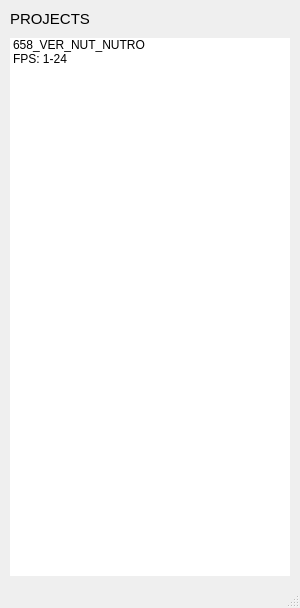
<?xml version="1.0" encoding="UTF-8"?>
<ui version="4.0">
 <class>MainWindow</class>
 <widget class="QMainWindow" name="MainWindow">
  <property name="geometry">
   <rect>
    <x>0</x>
    <y>0</y>
    <width>300</width>
    <height>608</height>
   </rect>
  </property>
  <property name="minimumSize">
   <size>
    <width>300</width>
    <height>0</height>
   </size>
  </property>
  <property name="windowTitle">
   <string>MainWindow</string>
  </property>
  <widget class="QWidget" name="centralwidget">
   <layout class="QVBoxLayout" name="verticalLayout">
    <property name="spacing">
     <number>10</number>
    </property>
    <property name="leftMargin">
     <number>10</number>
    </property>
    <property name="topMargin">
     <number>10</number>
    </property>
    <property name="rightMargin">
     <number>10</number>
    </property>
    <property name="bottomMargin">
     <number>10</number>
    </property>
    <item>
     <widget class="QStackedWidget" name="panels">
      <property name="sizePolicy">
       <sizepolicy hsizetype="Preferred" vsizetype="Preferred">
        <horstretch>0</horstretch>
        <verstretch>0</verstretch>
       </sizepolicy>
      </property>
      <property name="currentIndex">
       <number>0</number>
      </property>
      <widget class="QWidget" name="page_project">
       <layout class="QVBoxLayout" name="page_project_layout">
        <property name="spacing">
         <number>10</number>
        </property>
        <property name="leftMargin">
         <number>0</number>
        </property>
        <property name="topMargin">
         <number>0</number>
        </property>
        <property name="rightMargin">
         <number>0</number>
        </property>
        <property name="bottomMargin">
         <number>0</number>
        </property>
        <item>
         <layout class="QHBoxLayout" name="head_widhet">
          <property name="spacing">
           <number>2</number>
          </property>
          <property name="bottomMargin">
           <number>0</number>
          </property>
          <item>
           <widget class="QLabel" name="title">
            <property name="sizePolicy">
             <sizepolicy hsizetype="Preferred" vsizetype="Fixed">
              <horstretch>0</horstretch>
              <verstretch>0</verstretch>
             </sizepolicy>
            </property>
            <property name="text">
             <string>&lt;html&gt;&lt;head/&gt;&lt;body&gt;&lt;p&gt;&lt;span style=&quot; font-size:11pt;&quot;&gt;PROJECTS&lt;/span&gt;&lt;/p&gt;&lt;/body&gt;&lt;/html&gt;</string>
            </property>
           </widget>
          </item>
         </layout>
        </item>
        <item>
         <widget class="QTreeWidget" name="projects">
          <property name="frameShape">
           <enum>QFrame::NoFrame</enum>
          </property>
          <property name="alternatingRowColors">
           <bool>false</bool>
          </property>
          <property name="iconSize">
           <size>
            <width>80</width>
            <height>80</height>
           </size>
          </property>
          <property name="indentation">
           <number>0</number>
          </property>
          <attribute name="headerVisible">
           <bool>false</bool>
          </attribute>
          <column>
           <property name="text">
            <string notr="true">1</string>
           </property>
          </column>
          <item>
           <property name="text">
            <string>658_VER_NUT_NUTRO
FPS: 1-24</string>
           </property>
           <property name="icon">
            <iconset resource="../resources/resources.qrc">
             <normaloff>:/icons/ma.png</normaloff>:/icons/ma.png</iconset>
           </property>
          </item>
         </widget>
        </item>
       </layout>
      </widget>
      <widget class="QWidget" name="project_view">
       <layout class="QVBoxLayout" name="project_view_layout">
        <property name="spacing">
         <number>10</number>
        </property>
        <property name="leftMargin">
         <number>0</number>
        </property>
        <property name="topMargin">
         <number>0</number>
        </property>
        <property name="rightMargin">
         <number>0</number>
        </property>
        <property name="bottomMargin">
         <number>0</number>
        </property>
        <item>
         <widget class="QWidget" name="widget" native="true">
          <property name="sizePolicy">
           <sizepolicy hsizetype="Preferred" vsizetype="Fixed">
            <horstretch>0</horstretch>
            <verstretch>0</verstretch>
           </sizepolicy>
          </property>
          <layout class="QHBoxLayout" name="head_widget">
           <property name="spacing">
            <number>0</number>
           </property>
           <property name="leftMargin">
            <number>0</number>
           </property>
           <property name="topMargin">
            <number>0</number>
           </property>
           <property name="rightMargin">
            <number>0</number>
           </property>
           <property name="bottomMargin">
            <number>0</number>
           </property>
           <item>
            <widget class="QPushButton" name="btn_back">
             <property name="sizePolicy">
              <sizepolicy hsizetype="Fixed" vsizetype="Fixed">
               <horstretch>0</horstretch>
               <verstretch>0</verstretch>
              </sizepolicy>
             </property>
             <property name="cursor">
              <cursorShape>PointingHandCursor</cursorShape>
             </property>
             <property name="toolTip">
              <string>Back to projects</string>
             </property>
             <property name="text">
              <string/>
             </property>
             <property name="icon">
              <iconset resource="../resources/resources.qrc">
               <normaloff>:/icons/back.png</normaloff>:/icons/back.png</iconset>
             </property>
             <property name="iconSize">
              <size>
               <width>20</width>
               <height>20</height>
              </size>
             </property>
             <property name="flat">
              <bool>true</bool>
             </property>
            </widget>
           </item>
           <item>
            <widget class="QLabel" name="project_name">
             <property name="sizePolicy">
              <sizepolicy hsizetype="Preferred" vsizetype="Fixed">
               <horstretch>0</horstretch>
               <verstretch>0</verstretch>
              </sizepolicy>
             </property>
             <property name="text">
              <string>&lt;html&gt;&lt;head/&gt;&lt;body&gt;&lt;p&gt;&lt;span style=&quot; font-size:11pt;&quot;&gt;{project}&lt;/span&gt;&lt;/p&gt;&lt;/body&gt;&lt;/html&gt;</string>
             </property>
            </widget>
           </item>
          </layout>
         </widget>
        </item>
        <item>
         <widget class="Line" name="line_up_2">
          <property name="orientation">
           <enum>Qt::Horizontal</enum>
          </property>
         </widget>
        </item>
        <item>
         <widget class="QWidget" name="project_item" native="true">
          <property name="sizePolicy">
           <sizepolicy hsizetype="Preferred" vsizetype="Fixed">
            <horstretch>0</horstretch>
            <verstretch>0</verstretch>
           </sizepolicy>
          </property>
          <property name="cursor">
           <cursorShape>ArrowCursor</cursorShape>
          </property>
          <property name="styleSheet">
           <string notr="true">background:transparent;</string>
          </property>
          <layout class="QHBoxLayout" name="project_item_layout">
           <property name="spacing">
            <number>10</number>
           </property>
           <property name="leftMargin">
            <number>0</number>
           </property>
           <property name="topMargin">
            <number>0</number>
           </property>
           <property name="rightMargin">
            <number>0</number>
           </property>
           <property name="bottomMargin">
            <number>0</number>
           </property>
           <item>
            <widget class="QLabel" name="thumb">
             <property name="sizePolicy">
              <sizepolicy hsizetype="Fixed" vsizetype="Expanding">
               <horstretch>0</horstretch>
               <verstretch>0</verstretch>
              </sizepolicy>
             </property>
             <property name="minimumSize">
              <size>
               <width>80</width>
               <height>80</height>
              </size>
             </property>
             <property name="text">
              <string/>
             </property>
             <property name="scaledContents">
              <bool>false</bool>
             </property>
            </widget>
           </item>
           <item>
            <widget class="QLabel" name="detail">
             <property name="sizePolicy">
              <sizepolicy hsizetype="Preferred" vsizetype="Fixed">
               <horstretch>0</horstretch>
               <verstretch>0</verstretch>
              </sizepolicy>
             </property>
             <property name="styleSheet">
              <string notr="true">margin-right:15px;</string>
             </property>
             <property name="text">
              <string>&lt;html&gt;&lt;head/&gt;&lt;body&gt;&lt;p&gt;&lt;span style=&quot; font-size:10pt; font-weight:600;&quot;&gt;{project}&lt;br/&gt;&lt;/span&gt;FPS: {fps}, Frames: {frames}&lt;br/&gt;Status: {status}&lt;br/&gt;Render: {render}&lt;/p&gt;&lt;/body&gt;&lt;/html&gt;</string>
             </property>
             <property name="alignment">
              <set>Qt::AlignLeading|Qt::AlignLeft|Qt::AlignVCenter</set>
             </property>
             <property name="wordWrap">
              <bool>true</bool>
             </property>
             <property name="margin">
              <number>0</number>
             </property>
            </widget>
           </item>
          </layout>
         </widget>
        </item>
        <item>
         <widget class="Line" name="line_up">
          <property name="orientation">
           <enum>Qt::Horizontal</enum>
          </property>
         </widget>
        </item>
        <item>
         <widget class="QSplitter" name="splitter">
          <property name="orientation">
           <enum>Qt::Vertical</enum>
          </property>
          <widget class="QWidget" name="verticalLayoutWidget_3">
           <layout class="QVBoxLayout" name="softwares_layout">
            <item>
             <widget class="QLabel" name="software_label">
              <property name="sizePolicy">
               <sizepolicy hsizetype="Preferred" vsizetype="Fixed">
                <horstretch>0</horstretch>
                <verstretch>0</verstretch>
               </sizepolicy>
              </property>
              <property name="text">
               <string>&lt;html&gt;&lt;head/&gt;&lt;body&gt;&lt;p&gt;&lt;span style=&quot; font-size:10pt; font-weight:600;&quot;&gt;SOFTWARES&lt;/span&gt;&lt;/p&gt;&lt;/body&gt;&lt;/html&gt;</string>
              </property>
             </widget>
            </item>
            <item>
             <widget class="QTreeWidget" name="engines">
              <property name="frameShape">
               <enum>QFrame::NoFrame</enum>
              </property>
              <property name="indentation">
               <number>0</number>
              </property>
              <attribute name="headerVisible">
               <bool>false</bool>
              </attribute>
              <column>
               <property name="text">
                <string notr="true">1</string>
               </property>
              </column>
             </widget>
            </item>
           </layout>
          </widget>
          <widget class="QWidget" name="verticalLayoutWidget_4">
           <layout class="QVBoxLayout" name="tools_layout">
            <item>
             <widget class="QLabel" name="tool_label">
              <property name="sizePolicy">
               <sizepolicy hsizetype="Preferred" vsizetype="Fixed">
                <horstretch>0</horstretch>
                <verstretch>0</verstretch>
               </sizepolicy>
              </property>
              <property name="text">
               <string>&lt;html&gt;&lt;head/&gt;&lt;body&gt;&lt;p&gt;&lt;span style=&quot; font-size:10pt; font-weight:600;&quot;&gt;TOOLS&lt;/span&gt;&lt;/p&gt;&lt;/body&gt;&lt;/html&gt;</string>
              </property>
             </widget>
            </item>
            <item>
             <widget class="QTreeWidget" name="tools">
              <property name="frameShape">
               <enum>QFrame::NoFrame</enum>
              </property>
              <property name="indentation">
               <number>0</number>
              </property>
              <attribute name="headerVisible">
               <bool>false</bool>
              </attribute>
              <column>
               <property name="text">
                <string notr="true">1</string>
               </property>
              </column>
             </widget>
            </item>
           </layout>
          </widget>
         </widget>
        </item>
        <item>
         <widget class="QWidget" name="main_project_item" native="true">
          <property name="sizePolicy">
           <sizepolicy hsizetype="Preferred" vsizetype="Fixed">
            <horstretch>0</horstretch>
            <verstretch>0</verstretch>
           </sizepolicy>
          </property>
          <property name="minimumSize">
           <size>
            <width>120</width>
            <height>0</height>
           </size>
          </property>
          <layout class="QVBoxLayout" name="main_project_item_layout">
           <property name="spacing">
            <number>0</number>
           </property>
           <property name="leftMargin">
            <number>0</number>
           </property>
           <property name="topMargin">
            <number>0</number>
           </property>
           <property name="rightMargin">
            <number>0</number>
           </property>
           <property name="bottomMargin">
            <number>0</number>
           </property>
          </layout>
         </widget>
        </item>
        <item>
         <widget class="Line" name="line_down">
          <property name="orientation">
           <enum>Qt::Horizontal</enum>
          </property>
         </widget>
        </item>
       </layout>
      </widget>
     </widget>
    </item>
   </layout>
  </widget>
  <widget class="QMenuBar" name="menubar">
   <property name="geometry">
    <rect>
     <x>0</x>
     <y>0</y>
     <width>300</width>
     <height>21</height>
    </rect>
   </property>
  </widget>
  <widget class="QStatusBar" name="statusbar"/>
  <action name="actionUsers">
   <property name="text">
    <string>Users</string>
   </property>
  </action>
  <action name="actionAssets">
   <property name="text">
    <string>Assets</string>
   </property>
  </action>
  <action name="actionShots">
   <property name="text">
    <string>Shots</string>
   </property>
  </action>
  <action name="actionSettings">
   <property name="text">
    <string>Settings</string>
   </property>
  </action>
 </widget>
 <resources>
  <include location="../resources/resources.qrc"/>
 </resources>
 <connections/>
</ui>
